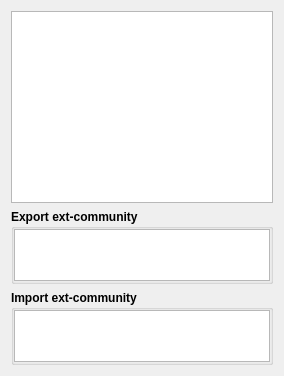
               <widget class="QWidget" name="confCurrVpn">
                <attribute name="title">
                 <string>VPN</string>
                </attribute>
                <layout class="QVBoxLayout" name="verticalLayout_22">
                 <item>
                  <widget class="QTableView" name="currVpnTV">
                   <property name="font">
                    <font>
                     <pointsize>11</pointsize>
                     <weight>50</weight>
                     <bold>false</bold>
                    </font>
                   </property>
                   <property name="alternatingRowColors">
                    <bool>true</bool>
                   </property>
                   <property name="selectionMode">
                    <enum>QAbstractItemView::SingleSelection</enum>
                   </property>
                   <property name="selectionBehavior">
                    <enum>QAbstractItemView::SelectRows</enum>
                   </property>
                  </widget>
                 </item>
                 <item>
                  <widget class="QGroupBox" name="groupBox_11">
                   <property name="minimumSize">
                    <size>
                     <width>170</width>
                     <height>75</height>
                    </size>
                   </property>
                   <property name="maximumSize">
                    <size>
                     <width>16777215</width>
                     <height>75</height>
                    </size>
                   </property>
                   <property name="font">
                    <font>
                     <weight>75</weight>
                     <bold>true</bold>
                    </font>
                   </property>
                   <property name="title">
                    <string>Export ext-community</string>
                   </property>
                   <layout class="QVBoxLayout" name="verticalLayout_20">
                    <property name="spacing">
                     <number>0</number>
                    </property>
                    <property name="leftMargin">
                     <number>0</number>
                    </property>
                    <property name="topMargin">
                     <number>0</number>
                    </property>
                    <property name="rightMargin">
                     <number>0</number>
                    </property>
                    <property name="bottomMargin">
                     <number>0</number>
                    </property>
                    <item>
                     <widget class="QListView" name="currExpLV">
                      <property name="font">
                       <font>
                        <pointsize>11</pointsize>
                        <weight>50</weight>
                        <bold>false</bold>
                       </font>
                      </property>
                      <property name="frameShape">
                       <enum>QFrame::StyledPanel</enum>
                      </property>
                      <property name="alternatingRowColors">
                       <bool>true</bool>
                      </property>
                      <property name="flow">
                       <enum>QListView::LeftToRight</enum>
                      </property>
                      <property name="spacing">
                       <number>5</number>
                      </property>
                      <property name="wordWrap">
                       <bool>true</bool>
                      </property>
                     </widget>
                    </item>
                   </layout>
                  </widget>
                 </item>
                 <item>
                  <widget class="QGroupBox" name="groupBox_12">
                   <property name="minimumSize">
                    <size>
                     <width>170</width>
                     <height>75</height>
                    </size>
                   </property>
                   <property name="maximumSize">
                    <size>
                     <width>16777215</width>
                     <height>75</height>
                    </size>
                   </property>
                   <property name="font">
                    <font>
                     <weight>75</weight>
                     <bold>true</bold>
                    </font>
                   </property>
                   <property name="title">
                    <string>Import ext-community</string>
                   </property>
                   <layout class="QVBoxLayout" name="verticalLayout_21">
                    <property name="spacing">
                     <number>0</number>
                    </property>
                    <property name="leftMargin">
                     <number>0</number>
                    </property>
                    <property name="topMargin">
                     <number>0</number>
                    </property>
                    <property name="rightMargin">
                     <number>0</number>
                    </property>
                    <property name="bottomMargin">
                     <number>0</number>
                    </property>
                    <item>
                     <widget class="QListView" name="currImpLV">
                      <property name="font">
                       <font>
                        <pointsize>11</pointsize>
                        <weight>50</weight>
                        <bold>false</bold>
                       </font>
                      </property>
                      <property name="frameShape">
                       <enum>QFrame::StyledPanel</enum>
                      </property>
                      <property name="alternatingRowColors">
                       <bool>true</bool>
                      </property>
                      <property name="flow">
                       <enum>QListView::LeftToRight</enum>
                      </property>
                      <property name="spacing">
                       <number>5</number>
                      </property>
                      <property name="wordWrap">
                       <bool>true</bool>
                      </property>
                     </widget>
                    </item>
                   </layout>
                  </widget>
                 </item>
                </layout>
               </widget>
